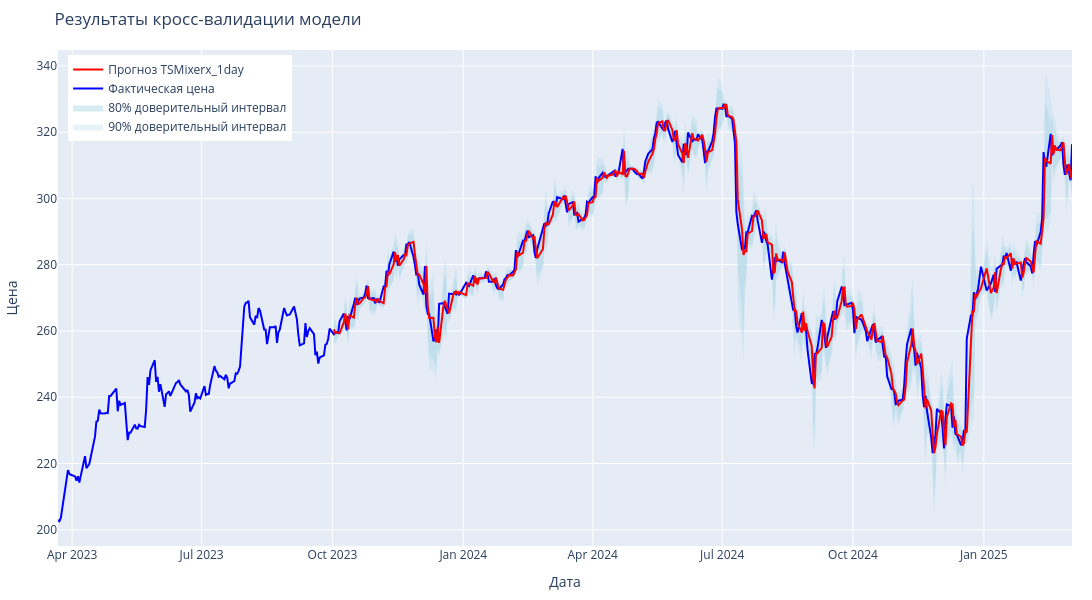

The code cell stored with this chart in its notebook:
### Code cell
cutoffs = cv_results['cutoff'].unique()
lastY = df.tail(500)

fig = go.Figure()

predict_result = model_name+"-median"
lo_80_col = model_name+"-lo-80"
hi_80_col = model_name+"-hi-80"
lo_90_col = model_name+"-lo-90"
hi_90_col = model_name+"-hi-90"

if lo_90_col in cv_results.columns and hi_90_col in cv_results.columns:
	fig.add_trace(go.Scatter(
		x=cv_results['ds'],
		y=cv_results[hi_90_col],
		mode='lines',
		line=dict(width=0),
		showlegend=False
	))
	
	fig.add_trace(go.Scatter(
		x=cv_results['ds'],
		y=cv_results[lo_90_col],
		mode='lines',
		line=dict(width=0),
		fill='tonexty',
		fillcolor='rgba(173, 216, 230, 0.3)',  
		name='90% доверительный интервал'
	))

if lo_80_col in cv_results.columns and hi_80_col in cv_results.columns:
	fig.add_trace(go.Scatter(
		x=cv_results['ds'],
		y=cv_results[hi_80_col],
		mode='lines',
		line=dict(width=0),
		showlegend=False
	))
	
	fig.add_trace(go.Scatter(
		x=cv_results['ds'],
		y=cv_results[lo_80_col],
		mode='lines',
		line=dict(width=0),
		fill='tonexty',
		fillcolor='rgba(173, 216, 230, 0.5)', 
		name='80% доверительный интервал'
	))
# # Вертикальные линии для cutoff
# for cutoff in cutoffs:
#     fig.add_vline(
#         x=cutoff,
#         line=dict(color="black", dash="dot"),
#         opacity=0.1
#     )
fig.add_trace(go.Scatter(
    x=lastY['ds'],
    y=lastY['y'],
    mode='lines',
    name='Фактическая цена',
    line=dict(color='blue')
))
# Прогноз модели
fig.add_trace(go.Scatter(
    x=cv_results['ds'],
    y=cv_results[predict_result],
    mode='lines',
    name='Прогноз '+experiment,
    line=dict(color='red')
))

fig.update_layout(
    title="Результаты кросс-валидации модели",
    width=1200,
    height=600,
    xaxis_title='Дата',
    yaxis_title='Цена',
    legend=dict(yanchor="top", y=0.99, xanchor="left", x=0.01),
    margin=dict(l=20, r=20, t=50, b=20)
)

fig.show()

### Figure 1 — Plotly figure (JSON) as saved in the notebook; plotly's stock layout.template omitted (floating-point values rounded to 4 significant figures; data arrays with more than 128 entries replaced by an {"elided": "..."} marker saying what was removed)
{"data": [{"line": {"width": 0}, "mode": "lines", "showlegend": false, "type": "scatter", "x": {"elided": "365 str values"}, "y": {"elided": "365 float values"}}, {"fill": "tonexty", "fillcolor": "rgba(173, 216, 230, 0.3)", "line": {"width": 0}, "mode": "lines", "name": "90% доверительный интервал", "type": "scatter", "x": {"elided": "365 str values"}, "y": {"elided": "365 float values"}}, {"line": {"width": 0}, "mode": "lines", "showlegend": false, "type": "scatter", "x": {"elided": "365 str values"}, "y": {"elided": "365 float values"}}, {"fill": "tonexty", "fillcolor": "rgba(173, 216, 230, 0.5)", "line": {"width": 0}, "mode": "lines", "name": "80% доверительный интервал", "type": "scatter", "x": {"elided": "365 str values"}, "y": {"elided": "365 float values"}}, {"line": {"color": "blue"}, "mode": "lines", "name": "Фактическая цена", "type": "scatter", "x": {"elided": "500 str values"}, "y": {"elided": "500 float values"}}, {"line": {"color": "red"}, "mode": "lines", "name": "Прогноз TSMixerx_1day", "type": "scatter", "x": {"elided": "365 str values"}, "y": {"elided": "365 float values"}}], "layout": {"height": 600, "legend": {"x": 0.01, "xanchor": "left", "y": 0.99, "yanchor": "top"}, "margin": {"b": 20, "l": 20, "r": 20, "t": 50}, "title": {"text": "Результаты кросс-валидации модели"}, "width": 1200, "xaxis": {"title": {"text": "Дата"}}, "yaxis": {"title": {"text": "Цена"}}}}
